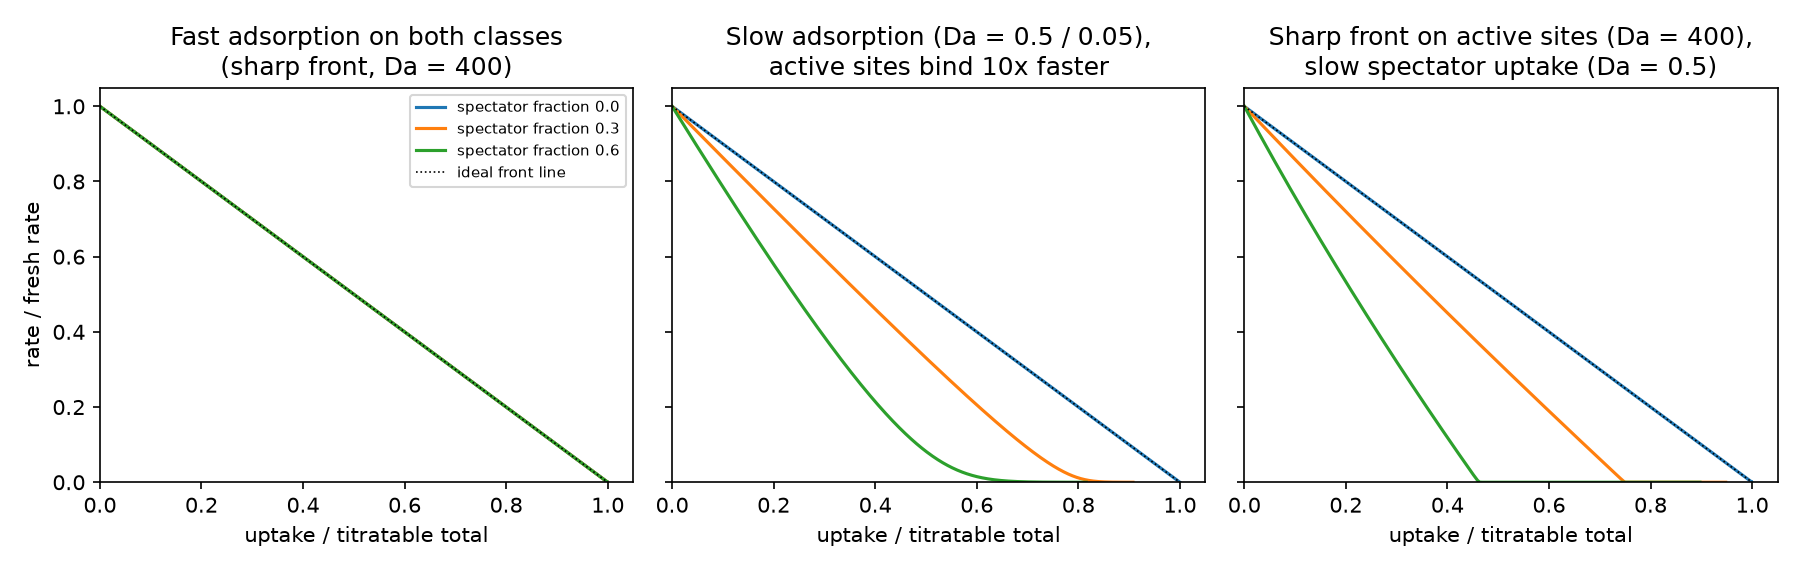

Here is the Python script that generated this plot:
"""Illustrative plug-flow titration model; no parameters are fitted to a catalyst.

Run: python research/calculations/titration_front.py
Requires numpy, scipy, matplotlib. Outputs are written beside this script.

Question: when a titrant is fed to a packed bed during reaction, does the
rate-versus-cumulative-uptake curve reveal that only a fraction of the
titratable sites are catalytically active?

Model (dimensionless). Bed coordinate z in [0, 1]; time t in units of the
residence time tau. Two titratable site classes: A (active, per-site rate 1)
and S (spectator, rate 0). Site densities per unit bed length: nA = 1 - fS,
nS = fS (total titratable inventory 1). Titrant enters at c = 1 and is
consumed by adsorption only; gas-phase accumulation is neglected (quasi-steady
gas balance), which is the usual case because site inventory per bed volume
far exceeds gas-phase titrant inventory.

    dc/dz     = -DaA * nA * c * (1 - thA) - DaS * nS * c * (1 - thS)
    dthA/dt   =  DaA * c * (1 - thA) - RA * thA
    dthS/dt   =  DaS * c * (1 - thS) - RS * thS

DaA, DaS: adsorption rate constants times residence time (large = adsorption
much faster than convection, giving a sharp front). RA, RS: desorption rate
constants times residence time (0 = irreversible). The titrant feed rate per
titratable site per residence time is epsilon = eps; uptake U(t) is the
integral of nA*thA + nS*thS over the bed, and the observed reaction rate is
the integral of nA*(1 - thA) over the bed (differential conversion of the
reactant, which does not perturb the titrant).

Every rate is normalized to the fresh rate and every uptake to the total
titratable inventory, so the ideal front limit predicts the line
rate = 1 - U for every fS.
"""

from pathlib import Path
import json

import matplotlib
matplotlib.use("Agg")
import matplotlib.pyplot as plt
import numpy as np
from scipy.integrate import solve_ivp


OUT = Path(__file__).resolve().parent
NZ = 400


def simulate(fS, DaA, DaS, RA=0.0, RS=0.0, eps=0.02, t_end=None, n_out=400):
    """Return (U, rate) arrays normalized as described in the module docstring."""
    nA, nS = 1.0 - fS, fS
    z = (np.arange(NZ) + 0.5) / NZ
    dz = 1.0 / NZ

    def gas_profile(thA, thS):
        # Quasi-steady titrant profile: integrate dc/dz = -k(z) c along the bed.
        k = DaA * nA * (1.0 - thA) + DaS * nS * (1.0 - thS)
        # Exact solution on each cell for piecewise-constant k.
        c_in = np.empty(NZ)
        c_mean = np.empty(NZ)
        c = 1.0
        for i in range(NZ):
            c_in[i] = c
            ki = k[i]
            if ki * dz < 1e-12:
                c_mean[i] = c
            else:
                c_mean[i] = c * (1.0 - np.exp(-ki * dz)) / (ki * dz)
                c = c * np.exp(-ki * dz)
        return c_mean

    def rhs(_t, y):
        thA = y[:NZ]
        thS = y[NZ:]
        c = gas_profile(thA, thS)
        # eps scales the titrant feed so that the ideal front needs 1/eps
        # residence times to titrate the whole inventory.
        dA = eps * (DaA * c * (1.0 - thA)) - RA * thA
        dS = eps * (DaS * c * (1.0 - thS)) - RS * thS
        return np.concatenate([dA, dS])

    if t_end is None:
        t_end = 1.6 / eps
    t_eval = np.linspace(0.0, t_end, n_out)
    sol = solve_ivp(rhs, (0.0, t_end), np.zeros(2 * NZ), t_eval=t_eval,
                    method="LSODA", rtol=1e-7, atol=1e-10)
    thA = sol.y[:NZ].T
    thS = sol.y[NZ:].T
    U = (nA * thA + nS * thS).mean(axis=1)
    rate = (nA * (1.0 - thA)).mean(axis=1) / nA
    return U, rate


def intercept_and_slope(U, rate, upper=0.5):
    """Linear fit of the early part (rate above `upper` of fresh) as an
    experimentalist would extrapolate to the uptake at zero rate."""
    mask = rate >= upper
    p = np.polyfit(U[mask], rate[mask], 1)
    slope, offset = p
    return -offset / slope, slope


def main():
    cases = {}
    fig, axes = plt.subplots(1, 3, figsize=(12, 3.8), sharey=True)

    # Panel 1: sharp-front regime, both classes adsorb fast.
    ax = axes[0]
    for fS in (0.0, 0.3, 0.6):
        U, r = simulate(fS, DaA=400.0, DaS=400.0)
        ax.plot(U, r, label=f"spectator fraction {fS:.1f}")
        icpt, slope = intercept_and_slope(U, r)
        cases[f"front_fS{fS}"] = {"extrapolated_intercept": float(icpt),
                                  "initial_slope": float(slope)}
    ax.plot([0, 1], [1, 0], "k:", lw=0.8, label="ideal front line")
    ax.set_title("Fast adsorption on both classes\n(sharp front, Da = 400)")
    ax.set_xlabel("uptake / titratable total")
    ax.set_ylabel("rate / fresh rate")
    ax.legend(fontsize=7)

    # Panel 2: slow adsorption everywhere (titrant nearly uniform along bed),
    # affinity of active sites 10x that of spectators.
    ax = axes[1]
    for fS in (0.0, 0.3, 0.6):
        U, r = simulate(fS, DaA=0.5, DaS=0.05, eps=0.4, t_end=60.0)
        ax.plot(U, r, label=f"spectator fraction {fS:.1f}")
        icpt, slope = intercept_and_slope(U, r)
        cases[f"uniform_affinity10_fS{fS}"] = {"extrapolated_intercept": float(icpt),
                                               "initial_slope": float(slope)}
    ax.plot([0, 1], [1, 0], "k:", lw=0.8)
    ax.set_title("Slow adsorption (Da = 0.5 / 0.05),\nactive sites bind 10x faster")
    ax.set_xlabel("uptake / titratable total")

    # Panel 3: sharp front for active sites, slow adsorption on spectators.
    ax = axes[2]
    for fS in (0.0, 0.3, 0.6):
        U, r = simulate(fS, DaA=400.0, DaS=0.5, eps=0.02, t_end=200.0)
        ax.plot(U, r, label=f"spectator fraction {fS:.1f}")
        icpt, slope = intercept_and_slope(U, r)
        cases[f"front_active_slow_spectator_fS{fS}"] = {
            "extrapolated_intercept": float(icpt), "initial_slope": float(slope)}
    ax.plot([0, 1], [1, 0], "k:", lw=0.8)
    ax.set_title("Sharp front on active sites (Da = 400),\nslow spectator uptake (Da = 0.5)")
    ax.set_xlabel("uptake / titratable total")

    for ax in axes:
        ax.set_xlim(0, 1.05)
        ax.set_ylim(0, 1.05)
    fig.tight_layout()
    fig.savefig(OUT / "titration_front.png", dpi=150)

    # Sensitivity: how sharp must the front be for the line to hide a 30 %
    # spectator fraction? Scan equal Da for both classes.
    scan = {}
    for Da in (1.0, 3.0, 10.0, 30.0, 100.0, 400.0):
        U, r = simulate(0.3, DaA=Da, DaS=Da, eps=0.02, t_end=120.0)
        icpt, slope = intercept_and_slope(U, r)
        # Maximum deviation from the ideal line over the range rate > 0.1.
        mask = r > 0.1
        dev = float(np.max(np.abs(r[mask] - (1.0 - U[mask]))))
        scan[f"Da{Da:g}"] = {"extrapolated_intercept": float(icpt),
                             "max_deviation_from_line": dev}

    # Reversible titrant with equal Da: desorption lets the titrant
    # redistribute; with equal affinity nothing changes, with unequal affinity
    # the active sites are titrated preferentially.
    rev = {}
    for label, (RA, RS) in {"equal_affinity": (0.05, 0.05),
                            "active_binds_stronger": (0.005, 0.05)}.items():
        U, r = simulate(0.3, DaA=400.0, DaS=400.0, RA=RA, RS=RS, eps=0.02,
                        t_end=150.0)
        icpt, slope = intercept_and_slope(U, r)
        rev[label] = {"extrapolated_intercept": float(icpt),
                      "initial_slope": float(slope),
                      "final_uptake": float(U[-1]), "final_rate": float(r[-1])}

    summary = {"panels": cases, "front_sharpness_scan_fS0.3": scan,
               "reversible_fS0.3": rev,
               "note": "Dimensionless illustration; intercepts and slopes are "
                       "normalized to the titratable total and the fresh rate."}
    (OUT / "titration_front_summary.json").write_text(json.dumps(summary, indent=2))
    print(json.dumps(summary, indent=2))


if __name__ == "__main__":
    main()
